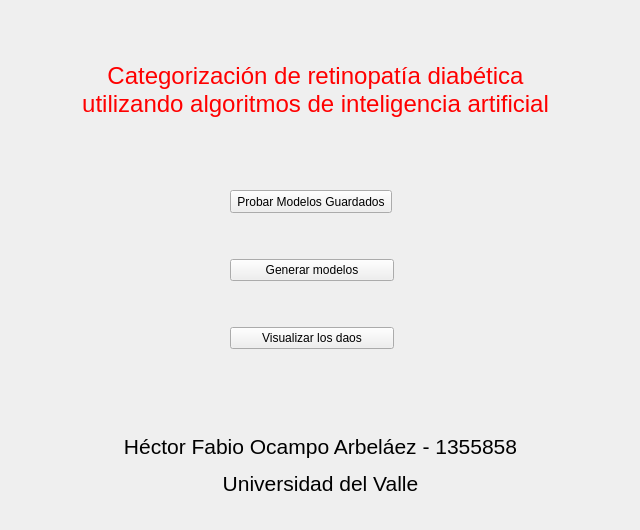
<?xml version="1.0" encoding="UTF-8"?>
<ui version="4.0">
 <class>MainWindow</class>
 <widget class="QMainWindow" name="MainWindow">
  <property name="geometry">
   <rect>
    <x>0</x>
    <y>0</y>
    <width>640</width>
    <height>530</height>
   </rect>
  </property>
  <property name="windowTitle">
   <string>MainWindow</string>
  </property>
  <widget class="QWidget" name="centralwidget">
   <widget class="QLabel" name="label">
    <property name="geometry">
     <rect>
      <x>0</x>
      <y>0</y>
      <width>631</width>
      <height>181</height>
     </rect>
    </property>
    <property name="text">
     <string>&lt;html&gt;&lt;head/&gt;&lt;body&gt;&lt;p align=&quot;center&quot;&gt;&lt;span style=&quot; font-size:18pt; color:#ff0000;&quot;&gt;Categorización de retinopatía diabética &lt;br/&gt;utilizando algoritmos de inteligencia artificial&lt;/span&gt;&lt;/p&gt;&lt;/body&gt;&lt;/html&gt;</string>
    </property>
   </widget>
   <widget class="QLabel" name="label_2">
    <property name="geometry">
     <rect>
      <x>10</x>
      <y>430</y>
      <width>621</width>
      <height>71</height>
     </rect>
    </property>
    <property name="text">
     <string>&lt;html&gt;&lt;head/&gt;&lt;body&gt;&lt;p align=&quot;center&quot;&gt;&lt;span style=&quot; font-size:16pt;&quot;&gt;Héctor Fabio Ocampo Arbeláez - 1355858&lt;/span&gt;&lt;/p&gt;&lt;p align=&quot;center&quot;&gt;&lt;span style=&quot; font-size:16pt;&quot;&gt;Universidad del Valle&lt;/span&gt;&lt;/p&gt;&lt;/body&gt;&lt;/html&gt;</string>
    </property>
   </widget>
   <widget class="QWidget" name="horizontalLayoutWidget">
    <property name="geometry">
     <rect>
      <x>230</x>
      <y>150</y>
      <width>164</width>
      <height>241</height>
     </rect>
    </property>
    <layout class="QVBoxLayout" name="verticalLayout">
     <property name="sizeConstraint">
      <enum>QLayout::SetDefaultConstraint</enum>
     </property>
     <item>
      <widget class="QPushButton" name="ProbarModelos">
       <property name="minimumSize">
        <size>
         <width>162</width>
         <height>23</height>
        </size>
       </property>
       <property name="maximumSize">
        <size>
         <width>162</width>
         <height>23</height>
        </size>
       </property>
       <property name="toolTip">
        <string>&lt;html&gt;&lt;head/&gt;&lt;body&gt;&lt;p&gt;&lt;span style=&quot; font-size:12pt;&quot;&gt;Aquí se podrá encontrar los modelos utilizados para las pruebas en el proyecto, generar la gráfica ROC y utilizar los modelos para generar una categorización a partir de datos en concreto. &lt;/span&gt;&lt;/p&gt;&lt;/body&gt;&lt;/html&gt;</string>
       </property>
       <property name="text">
        <string>Probar Modelos Guardados</string>
       </property>
      </widget>
     </item>
     <item>
      <widget class="QPushButton" name="GenerarModelos">
       <property name="toolTip">
        <string>&lt;html&gt;&lt;head/&gt;&lt;body&gt;&lt;p&gt;&lt;span style=&quot; font-size:12pt;&quot;&gt;Aquí se podrá generar nuevos entrenamientos de las técnicas de redes neuronales con backpropagation y algoritmos evolutivos. &lt;/span&gt;&lt;/p&gt;&lt;/body&gt;&lt;/html&gt;</string>
       </property>
       <property name="text">
        <string>Generar modelos</string>
       </property>
      </widget>
     </item>
     <item>
      <widget class="QPushButton" name="VisualizarDatos">
       <property name="text">
        <string>Visualizar los daos</string>
       </property>
      </widget>
     </item>
    </layout>
   </widget>
   <zorder>label</zorder>
   <zorder>label_2</zorder>
   <zorder>horizontalLayoutWidget</zorder>
   <zorder>horizontalSpacer</zorder>
  </widget>
 </widget>
 <resources/>
 <connections/>
</ui>
